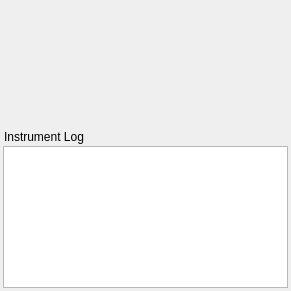
<?xml version="1.0" encoding="UTF-8"?>
<ui version="4.0">
 <class>Form</class>
 <widget class="QWidget" name="Form">
  <property name="windowModality">
   <enum>Qt::NonModal</enum>
  </property>
  <property name="geometry">
   <rect>
    <x>0</x>
    <y>0</y>
    <width>291</width>
    <height>291</height>
   </rect>
  </property>
  <property name="sizePolicy">
   <sizepolicy hsizetype="Expanding" vsizetype="Expanding">
    <horstretch>0</horstretch>
    <verstretch>0</verstretch>
   </sizepolicy>
  </property>
  <property name="minimumSize">
   <size>
    <width>0</width>
    <height>0</height>
   </size>
  </property>
  <property name="windowTitle">
   <string>Form</string>
  </property>
  <layout class="QGridLayout" name="gridLayout">
   <property name="leftMargin">
    <number>0</number>
   </property>
   <property name="topMargin">
    <number>3</number>
   </property>
   <property name="rightMargin">
    <number>0</number>
   </property>
   <property name="bottomMargin">
    <number>0</number>
   </property>
   <property name="horizontalSpacing">
    <number>0</number>
   </property>
   <property name="verticalSpacing">
    <number>3</number>
   </property>
   <item row="1" column="1" alignment="Qt::AlignHCenter|Qt::AlignVCenter">
    <widget class="QWidget" name="widgetcontainer" native="true">
     <property name="sizePolicy">
      <sizepolicy hsizetype="Fixed" vsizetype="Fixed">
       <horstretch>0</horstretch>
       <verstretch>0</verstretch>
      </sizepolicy>
     </property>
     <property name="minimumSize">
      <size>
       <width>291</width>
       <height>121</height>
      </size>
     </property>
    </widget>
   </item>
   <item row="3" column="1">
    <widget class="QDockWidget" name="dock_wid">
     <property name="floating">
      <bool>false</bool>
     </property>
     <property name="features">
      <set>QDockWidget::DockWidgetMovable</set>
     </property>
     <property name="allowedAreas">
      <set>Qt::AllDockWidgetAreas</set>
     </property>
     <property name="windowTitle">
      <string>Instrument Log</string>
     </property>
     <widget class="QWidget" name="dockWidgetContents_2">
      <layout class="QVBoxLayout" name="verticalLayout">
       <property name="spacing">
        <number>0</number>
       </property>
       <property name="leftMargin">
        <number>3</number>
       </property>
       <property name="topMargin">
        <number>0</number>
       </property>
       <property name="rightMargin">
        <number>3</number>
       </property>
       <property name="bottomMargin">
        <number>3</number>
       </property>
       <item>
        <widget class="QPlainTextEdit" name="widget_log"/>
       </item>
      </layout>
     </widget>
    </widget>
   </item>
  </layout>
 </widget>
 <resources/>
 <connections/>
</ui>
